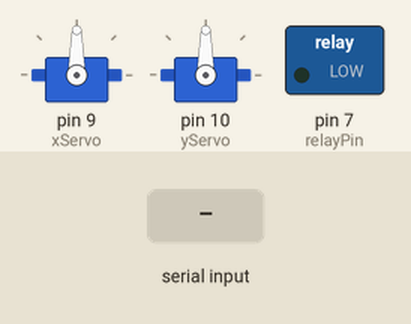
This sketch was run on a simulated Arduino Uno, built with avr-gcc and run on an emulated ATmega328P. Shown: 2 × servo, switched loads named in the sketch (green lamp = pin HIGH). The inputs (shaded band) are chosen by the test bench.

Above: at 1.2 s.
1.3 s: "MOVE\n" received over Serial
At 4.1 s:
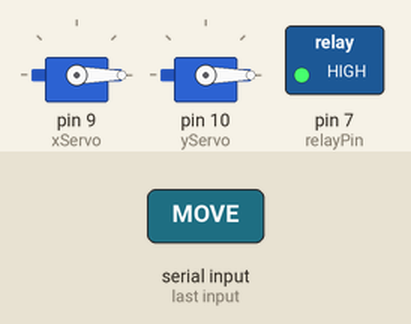
At 5.6 s:
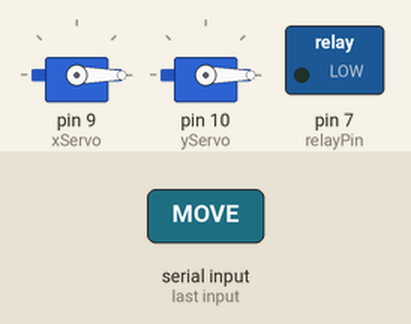
Timing chart, 0 to 7.1 s (numbered marks = the images above; inputs shaded):
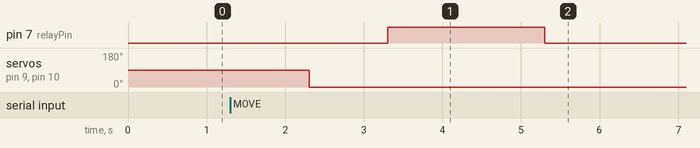

Measured:
- after the input at 1.3 s, pin 7 (relayPin): LOW → HIGH after 2.0 s, → LOW 2.0 s later; servo on pin 9 (xServo), servo on pin 10 (yServo): 90° → 0° after 1.0 s

The sketch:

arduino.ino
```cpp
#include <Servo.h>

Servo xServo;
Servo yServo;
const int relayPin = 7;

void setup() {
  xServo.attach(9);  // X servo
  yServo.attach(10); // Y servo
  pinMode(relayPin, OUTPUT);
  digitalWrite(relayPin, LOW);  // Start off

  Serial.begin(9600);
}

void loop() {
  if (Serial.available()) {
    String command = Serial.readStringUntil('\\n');
    command.trim();

    if (command.startsWith("MOVE")) {
      int xIndex = command.indexOf('X');
      int yIndex = command.indexOf('Y');
      int sIndex = command.indexOf("SPRAY");

      int xZone = command.substring(xIndex + 1, yIndex).toInt();
      int yZone = command.substring(yIndex + 1, sIndex).toInt();

      moveToZone(xZone, yZone);
      spray();
    }
  }
}

void moveToZone(int x, int y) {
  int xAngle = map(x, 0, 2, 0, 180);  // 3 zones
  int yAngle = map(y, 0, 2, 0, 180);
  xServo.write(xAngle);
  yServo.write(yAngle);
  delay(1000);
}

void spray() {
  digitalWrite(relayPin, HIGH);
  delay(2000);
  digitalWrite(relayPin, LOW);
}
```
